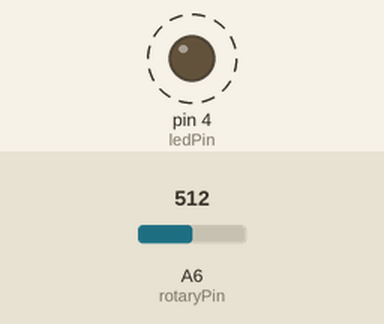
The program below on a simulated Arduino Nano, built with avr-gcc and run on an emulated ATmega328P. On the bench: output pins drawn as LEDs (lit = HIGH). Dashed ring = blinking. The test bench sets the inputs (shaded band); at power-on: A6 (rotaryPin) = 512.

Above: at 1.8 s.
1.9 s: A6 (rotaryPin) set to 0
At 2.7 s:
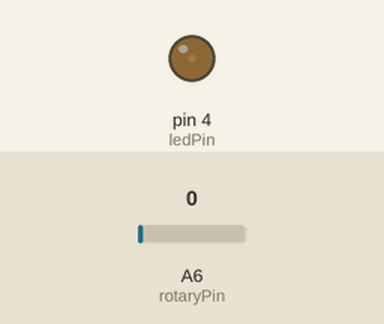
3.6 s: A6 (rotaryPin) set to 122
At 3.9 s:
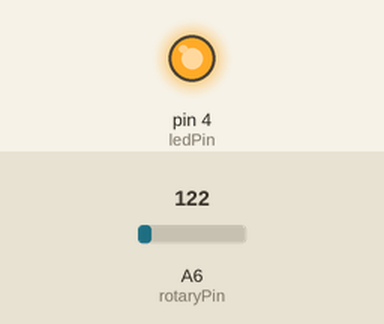
Timing chart, 0 to 13.1 s (numbered marks = the images above; inputs shaded):
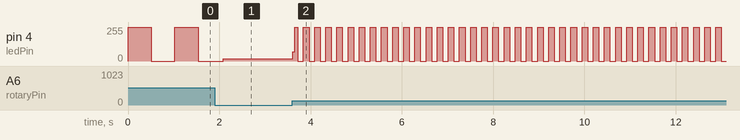

Measured:
- after the input at 3.6 s, pin 4 (ledPin): 16/255 → 69/255 at once, then moves between 0/255 and 255/255, repeating every 0.24 s
- by itself, pin 4 (ledPin): alternates 255/255 for 0.51 s and 0/255 for 0.51 s

The program:

main.cpp
```cpp
#include <Arduino.h>

//Rotary controls LED
int rotaryPin = A6;    // select the input pin for the rotary
int ledPin = 4;      // select the pin for the LED
int rotaryValue = 0;  // variable to store the value coming from the rotary

void setup() {
  // declare the ledPin as an OUTPUT:
  pinMode(ledPin, OUTPUT);
  pinMode(rotaryPin, INPUT);
}

void loop() {
  // read the value from the sensor:
  rotaryValue = analogRead(rotaryPin);
  // turn the ledPin on
  digitalWrite(ledPin, HIGH);
  // stop the program for <sensorValue> milliseconds:
  delay(rotaryValue);
  // turn the ledPin off:
  digitalWrite(ledPin, LOW);
  // stop the program for for <sensorValue> milliseconds:
  delay(rotaryValue);
}
```
